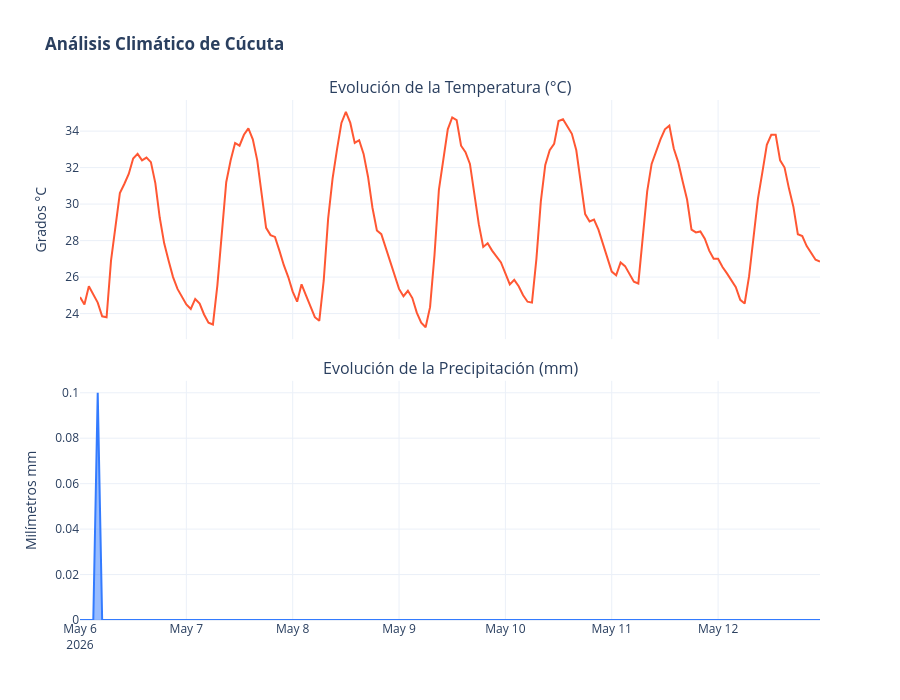

Notebook cell for this chart:
### Markdown cell above
## 🔍 Análisis de Correlaciones: ¿Cómo se relacionan las variables?

La matriz de correlación nos permite entender la dependencia estadística entre las variables climáticas de Cúcuta. Los valores oscilan entre **-1** (relación inversa perfecta) y **1** (relación directa perfecta).

### 1. El "Dúo Dinámico": Temperatura vs. Humedad (**-0.94**)
Se observa una **correlación negativa casi perfecta**. Esto indica una relación inversamente proporcional extrema:
*   **Hallazgo:** Cuando la temperatura sube, la humedad cae drásticamente.
*   **Interpretación:** En Cúcuta, el calor es predominantemente "seco" durante las horas pico. Este fenómeno es típico de climas donde el sol calienta rápidamente el aire, reduciendo su capacidad de retener humedad relativa.

### 2. Precipitación vs. Lluvia (**0.57**)
Existe una **correlación positiva moderada**. 
*   **Hallazgo:** Aunque están relacionadas, no son lo mismo. La precipitación incluye otros fenómenos (como humedad condensada o lloviznas leves), mientras que la variable `rain` se enfoca en lluvia líquida medible.
*   **Interpretación:** Un valor de 0.57 sugiere que hubo momentos de alta humedad o nubosidad (precipitación) que no necesariamente terminaron en una lluvia fuerte.

### 3. La Independencia de la Lluvia
Las correlaciones de la lluvia con la temperatura (**-0.09**) y la humedad (**0.10**) son **casi nulas**.
*   **Hallazgo:** La lluvia en este periodo no dependió de si el día estaba frío o caluroso.
*   **Interpretación:** Esto sugiere que las lluvias en Cúcuta durante estos días fueron **eventos aislados o chubascos repentinos**, que no alteraron la tendencia térmica general de la ciudad. No se puede predecir la lluvia basándose únicamente en la temperatura del momento.

### Code cell
fig = make_subplots(
    rows=2, cols=1, 
    shared_xaxes=True, 
    vertical_spacing=0.08, 
    subplot_titles=("Evolución de la Temperatura (°C)", "Evolución de la Precipitación (mm)")
)

fig.add_trace(
    go.Scatter(
        x=df_cucuta['datetime'], 
        y=df_cucuta['temperature'], 
        name="Temperatura",
        mode='lines',
        line=dict(color="#FF5733", width=2)
    ),
    row=1, col=1
)

fig.add_trace(
    go.Scatter(
        x=df_cucuta['datetime'], 
        y=df_cucuta['rain'], 
        name="Lluvia",
        mode='lines',
        line=dict(color="#337BFF", width=2),
        fill='tozeroy' 
    ),
    row=2, col=1
)

fig.update_layout(
    height=700,
    title_text="<b>Análisis Climático de Cúcuta</b>",
    showlegend=False,
    template="plotly_white",
    hovermode="x unified"
)

fig.update_xaxes(rangeslider_visible=False) 

# Nombres de ejes
fig.update_yaxes(title_text="Grados °C", row=1, col=1)
fig.update_yaxes(title_text="Milímetros mm", row=2, col=1)

fig.show()

### Figure 1 — Plotly figure (JSON) as saved in the notebook; plotly's stock layout.template omitted (floating-point values rounded to 4 significant figures; data arrays with more than 128 entries replaced by an {"elided": "..."} marker saying what was removed)
{"data": [{"line": {"color": "#FF5733", "width": 2}, "mode": "lines", "name": "Temperatura", "type": "scatter", "x": {"elided": "168 str values"}, "xaxis": "x", "y": {"elided": "168 float values"}, "yaxis": "y"}, {"fill": "tozeroy", "line": {"color": "#337BFF", "width": 2}, "mode": "lines", "name": "Lluvia", "type": "scatter", "x": {"elided": "168 str values"}, "xaxis": "x2", "y": {"elided": "168 float values"}, "yaxis": "y2"}], "layout": {"annotations": [{"font": {"size": 16}, "showarrow": false, "text": "Evolución de la Temperatura (°C)", "x": 0.5, "xanchor": "center", "xref": "paper", "y": 1, "yanchor": "bottom", "yref": "paper"}, {"font": {"size": 16}, "showarrow": false, "text": "Evolución de la Precipitación (mm)", "x": 0.5, "xanchor": "center", "xref": "paper", "y": 0.46, "yanchor": "bottom", "yref": "paper"}], "height": 700, "hovermode": "x unified", "showlegend": false, "title": {"text": "<b>Análisis Climático de Cúcuta</b>"}, "xaxis": {"anchor": "y", "domain": [0, 1], "matches": "x2", "rangeslider": {"visible": false}, "showticklabels": false}, "xaxis2": {"anchor": "y2", "domain": [0, 1], "rangeslider": {"visible": false}}, "yaxis": {"anchor": "x", "domain": [0.54, 1], "title": {"text": "Grados °C"}}, "yaxis2": {"anchor": "x2", "domain": [0, 0.46], "title": {"text": "Milímetros mm"}}}}
